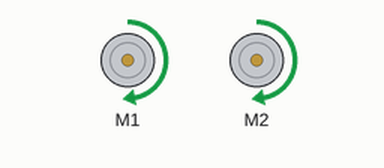
Recording of a sketch running on a simulated Arduino Uno, built with avr-gcc and run on an emulated ATmega328P. Shown: 2 × DC motor (green arrow = forward, orange = backward, longer = faster).

Above: at 0.1 s.
At 5.4 s:
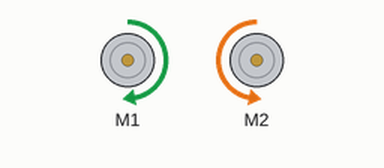
At 7.9 s:
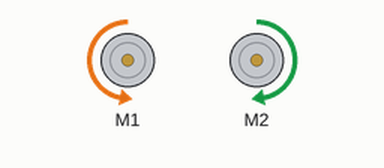
At 9.9 s:
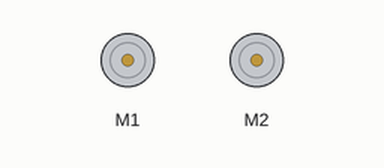
Timing chart, 0 to 11.4 s (numbered marks = the images above):
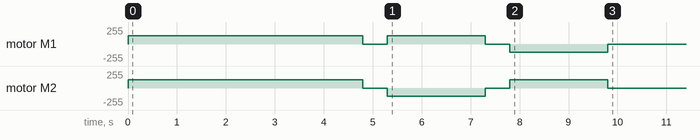

The sketch:

milestone_1.ino
```cpp
#include <ZumoShield.h>

#define SPEED 200

ZumoMotors motors;

void turn_left() {
  motors.setLeftSpeed(-SPEED);
  motors.setRightSpeed(SPEED);
}

void turn_right() {
  motors.setLeftSpeed(SPEED);
  motors.setRightSpeed(-SPEED);
}

void drive_forward() {
  motors.setLeftSpeed(SPEED);
  motors.setRightSpeed(SPEED);
}

void stop_driving() {
  motors.setLeftSpeed(0);
  motors.setRightSpeed(0);
}

void setup() {
  // Drive forward for 4 seconds
  drive_forward();
  delay(4800);

  stop_driving();
  delay(500);

  // Turn right
  turn_right();
  delay(2000);

  stop_driving();
  delay(500);

  // Turn left
  turn_left();
  delay(2000);

  // Stop driving
  stop_driving();
}

void loop() {
}
```

Measured:
- by itself, motor M1: stopped → forward 127/255 at 0.00 s, → stopped 4.8 s later, → forward 127/255 0.50 s later, → stopped 2.0 s later, … (6 changes in this stretch)
- by itself, motor M2: stopped → forward 127/255 at 0.00 s, → stopped 4.8 s later, → backward 127/255 0.50 s later, → stopped 2.0 s later, … (6 changes in this stretch)
